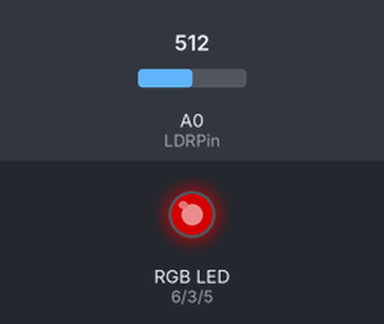
Recording of a sketch running on a simulated Arduino Uno, built with avr-gcc and run on an emulated ATmega328P. Parts: an RGB LED mixed from three pins (HIGH = lit). The test bench sets the inputs (shaded band); at power-on: A0 (LDRPin) = 512. Dim RGB values are drawn brighter than linear.

Above: at 1.2 s.
1.3 s: A0 (LDRPin) set to 716
At 1.9 s:
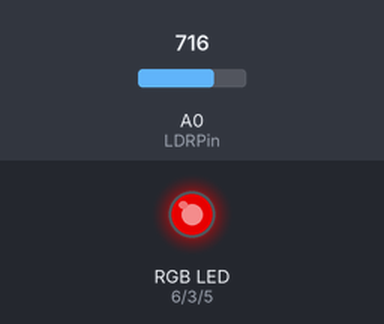
2.8 s: A0 (LDRPin) set to 900
At 3.3 s:
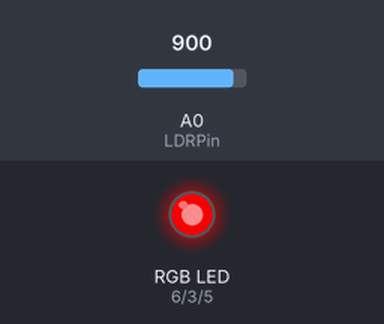
4.3 s: A0 (LDRPin) set to 122
At 4.6 s:
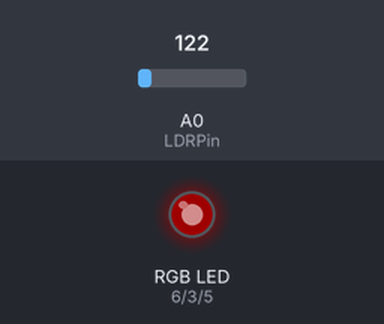
5.8 s: A0 (LDRPin) set to 0
At 7.0 s:
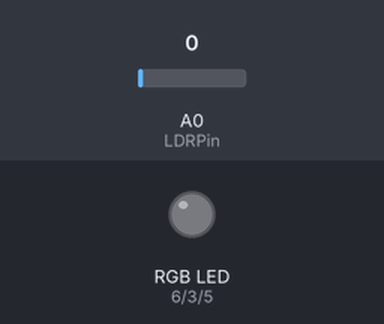
7.3 s: A0 (LDRPin) set to 511
At 8.4 s:
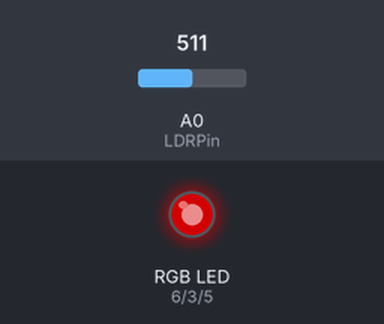
Timing chart, 0 to 9.8 s (numbered marks = the images above; inputs shaded):
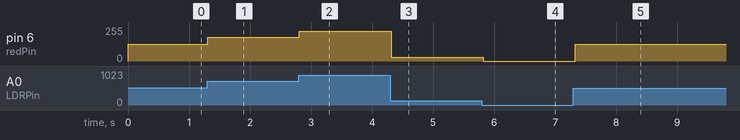

Measured:
- after the input at 1.3 s, pin 6 (redPin): 127/255 → 178/255 at once
- after the input at 2.8 s, pin 6 (redPin): 178/255 → 224/255 at once
- after the input at 4.3 s, pin 6 (redPin): 224/255 → 30/255 at once
- after the input at 5.8 s, pin 6 (redPin): 30/255 → 0/255 at once
- after the input at 7.3 s, pin 6 (redPin): 0/255 → 127/255 at once

The sketch:

Ej8.ino
```cpp
#define redPin 6
#define bluePin 5
#define greenPin 3
#define LDRPin A0

void setup()
{
  pinMode(redPin, OUTPUT);
  pinMode(bluePin, OUTPUT);
  pinMode(greenPin, OUTPUT);
  pinMode(LDRPin, INPUT);
  Serial.begin(9600);

}

void loop()
{
  int luz = map(analogRead(LDRPin),0 , 1023 , 0 ,255);
  analogWrite(redPin, luz);
  delay(50);
}
```
